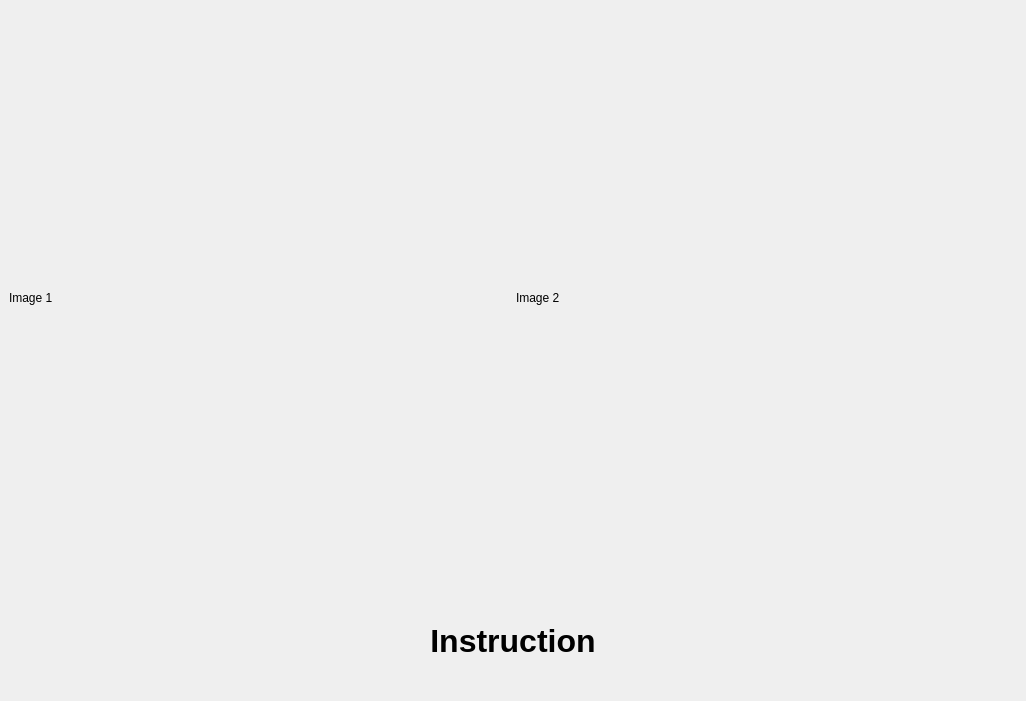
<?xml version="1.0" encoding="UTF-8"?>
<ui version="4.0">
 <class>MainWindow</class>
 <widget class="QMainWindow" name="MainWindow">
  <property name="geometry">
   <rect>
    <x>0</x>
    <y>0</y>
    <width>1026</width>
    <height>701</height>
   </rect>
  </property>
  <property name="minimumSize">
   <size>
    <width>1026</width>
    <height>701</height>
   </size>
  </property>
  <property name="maximumSize">
   <size>
    <width>1026</width>
    <height>701</height>
   </size>
  </property>
  <property name="windowTitle">
   <string>MainWindow</string>
  </property>
  <widget class="QWidget" name="centralwidget">
   <layout class="QHBoxLayout" name="horizontalLayout">
    <item>
     <layout class="QVBoxLayout" name="verticalLayout_2">
      <item>
       <layout class="QHBoxLayout" name="_2">
        <item>
         <widget class="QLabel" name="feed_label">
          <property name="sizePolicy">
           <sizepolicy hsizetype="Preferred" vsizetype="Preferred">
            <horstretch>0</horstretch>
            <verstretch>0</verstretch>
           </sizepolicy>
          </property>
          <property name="minimumSize">
           <size>
            <width>0</width>
            <height>500</height>
           </size>
          </property>
          <property name="text">
           <string>Image 1</string>
          </property>
          <property name="scaledContents">
           <bool>true</bool>
          </property>
         </widget>
        </item>
        <item>
         <widget class="QLabel" name="guidance_label">
          <property name="sizePolicy">
           <sizepolicy hsizetype="Preferred" vsizetype="Preferred">
            <horstretch>0</horstretch>
            <verstretch>0</verstretch>
           </sizepolicy>
          </property>
          <property name="minimumSize">
           <size>
            <width>0</width>
            <height>500</height>
           </size>
          </property>
          <property name="text">
           <string>Image 2</string>
          </property>
          <property name="scaledContents">
           <bool>true</bool>
          </property>
         </widget>
        </item>
       </layout>
      </item>
      <item>
       <widget class="QLabel" name="instruction_label">
        <property name="sizePolicy">
         <sizepolicy hsizetype="Fixed" vsizetype="MinimumExpanding">
          <horstretch>0</horstretch>
          <verstretch>0</verstretch>
         </sizepolicy>
        </property>
        <property name="minimumSize">
         <size>
          <width>0</width>
          <height>100</height>
         </size>
        </property>
        <property name="maximumSize">
         <size>
          <width>1026</width>
          <height>100</height>
         </size>
        </property>
        <property name="font">
         <font>
          <pointsize>24</pointsize>
          <weight>75</weight>
          <bold>true</bold>
         </font>
        </property>
        <property name="text">
         <string>Instruction</string>
        </property>
        <property name="textFormat">
         <enum>Qt::RichText</enum>
        </property>
        <property name="scaledContents">
         <bool>false</bool>
        </property>
        <property name="alignment">
         <set>Qt::AlignCenter</set>
        </property>
        <property name="wordWrap">
         <bool>true</bool>
        </property>
       </widget>
      </item>
     </layout>
    </item>
   </layout>
  </widget>
 </widget>
 <resources/>
 <connections/>
</ui>
